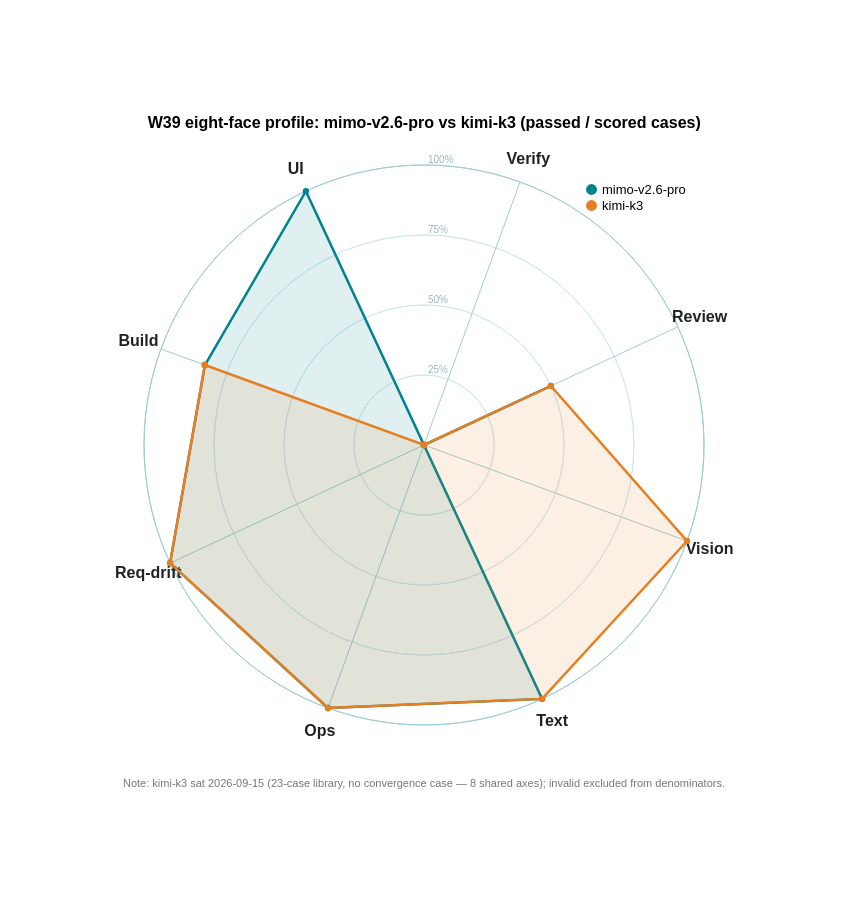

Here is the Vega-Lite specification saved for this chart:
### Vega specification from a JSON file in a GitHub repository (floating-point values rounded to 4 significant figures)
{"$schema": "https://vega.github.io/schema/vega/v5.json", "width": 560, "height": 560, "padding": 115, "title": {"text": "W39 eight-face profile: mimo-v2.6-pro vs kimi-k3 (passed / scored cases)", "fontSize": 16, "anchor": "middle", "offset": 20}, "signals": [{"name": "radius", "update": "width / 2"}], "data": [{"name": "table", "values": [{"key": "Build", "category": "mimo-v2.6-pro", "value": 0.833}, {"key": "UI", "category": "mimo-v2.6-pro", "value": 1.0}, {"key": "Verify", "category": "mimo-v2.6-pro", "value": 0.0}, {"key": "Review", "category": "mimo-v2.6-pro", "value": 0.5}, {"key": "Vision", "category": "mimo-v2.6-pro", "value": 0.0}, {"key": "Text", "category": "mimo-v2.6-pro", "value": 1.0}, {"key": "Ops", "category": "mimo-v2.6-pro", "value": 1.0}, {"key": "Req-drift", "category": "mimo-v2.6-pro", "value": 1.0}, {"key": "Build", "category": "mimo-v2.6-pro", "value": 0.833, "close": true}, {"key": "Build", "category": "kimi-k3", "value": 0.833}, {"key": "UI", "category": "kimi-k3", "value": 0.0}, {"key": "Verify", "category": "kimi-k3", "value": 0.0}, {"key": "Review", "category": "kimi-k3", "value": 0.5}, {"key": "Vision", "category": "kimi-k3", "value": 1.0}, {"key": "Text", "category": "kimi-k3", "value": 1.0}, {"key": "Ops", "category": "kimi-k3", "value": 1.0}, {"key": "Req-drift", "category": "kimi-k3", "value": 1.0}, {"key": "Build", "category": "kimi-k3", "value": 0.833, "close": true}]}, {"name": "keys", "values": ["Build", "UI", "Verify", "Review", "Vision", "Text", "Ops", "Req-drift"]}, {"name": "ticks", "values": [{"f": 0.25}, {"f": 0.5}, {"f": 0.75}, {"f": 1.0}]}], "scales": [{"name": "angular", "type": "point", "domain": {"data": "keys", "field": "data"}, "range": {"signal": "[-PI + 0.35, PI + 0.35 - 2 * PI / 8]"}}, {"name": "radial", "type": "linear", "domain": [0, 1], "range": {"signal": "[0, radius]"}, "zero": true, "nice": false}, {"name": "color", "type": "ordinal", "domain": ["mimo-v2.6-pro", "kimi-k3"], "range": ["#00838F", "#E67E22"]}], "legends": [{"fill": "color", "orient": "top-right", "title": null, "labelFontSize": 13, "symbolSize": 120, "labelLimit": 0}], "marks": [{"type": "arc", "encode": {"enter": {"x": {"signal": "0.5 * width"}, "y": {"signal": "0.5 * height"}, "startAngle": {"value": 0}, "endAngle": {"signal": "2 * PI"}, "innerRadius": {"signal": "0.25 * radius"}, "outerRadius": {"signal": "0.25 * radius"}, "stroke": {"value": "#cfe8ec"}, "strokeWidth": {"value": 1}}}}, {"type": "arc", "encode": {"enter": {"x": {"signal": "0.5 * width"}, "y": {"signal": "0.5 * height"}, "startAngle": {"value": 0}, "endAngle": {"signal": "2 * PI"}, "innerRadius": {"signal": "0.5 * radius"}, "outerRadius": {"signal": "0.5 * radius"}, "stroke": {"value": "#cfe8ec"}, "strokeWidth": {"value": 1}}}}, {"type": "arc", "encode": {"enter": {"x": {"signal": "0.5 * width"}, "y": {"signal": "0.5 * height"}, "startAngle": {"value": 0}, "endAngle": {"signal": "2 * PI"}, "innerRadius": {"signal": "0.75 * radius"}, "outerRadius": {"signal": "0.75 * radius"}, "stroke": {"value": "#cfe8ec"}, "strokeWidth": {"value": 1}}}}, {"type": "arc", "encode": {"enter": {"x": {"signal": "0.5 * width"}, "y": {"signal": "0.5 * height"}, "startAngle": {"value": 0}, "endAngle": {"signal": "2 * PI"}, "innerRadius": {"signal": "1.0 * radius"}, "outerRadius": {"signal": "1.0 * radius"}, "stroke": {"value": "#9fcdd4"}, "strokeWidth": {"value": 1}}}}, {"type": "text", "encode": {"enter": {"x": {"signal": "0.5 * width + 4"}, "y": {"signal": "0.5 * height - datum.f * radius"}, "text": {"signal": "format(datum.f, '.0%')"}, "fontSize": {"value": 10}, "fill": {"value": "#9ab8bd"}, "align": {"value": "left"}, "baseline": {"value": "bottom"}}}, "from": {"data": "ticks"}}, {"type": "rule", "from": {"data": "keys"}, "encode": {"enter": {"x": {"signal": "0.5 * width"}, "y": {"signal": "0.5 * height"}, "x2": {"signal": "0.5 * width + radius * cos(scale('angular', datum.data))"}, "y2": {"signal": "0.5 * height + radius * sin(scale('angular', datum.data))"}, "stroke": {"value": "#9fcdd4"}, "strokeWidth": {"value": 1}}}}, {"type": "text", "from": {"data": "keys"}, "encode": {"enter": {"x": {"signal": "0.5 * width + (radius + 24) * cos(scale('angular', datum.data))"}, "y": {"signal": "0.5 * height + (radius + 24) * sin(scale('angular', datum.data))"}, "text": {"field": "data"}, "fontSize": {"value": 16}, "fontWeight": {"value": "bold"}, "align": {"value": "center"}, "baseline": {"value": "middle"}, "fill": {"value": "#222"}}}}, {"type": "group", "from": {"facet": {"name": "cats", "data": "table", "groupby": "category"}}, "marks": [{"type": "line", "from": {"data": "cats"}, "encode": {"enter": {"x": {"signal": "0.5 * width + scale('radial', datum.value) * cos(scale('angular', datum.key))"}, "y": {"signal": "0.5 * height + scale('radial', datum.value) * sin(scale('angular', datum.key))"}, "stroke": {"scale": "color", "field": {"parent": "category"}}, "strokeWidth": {"value": 2.5}, "fill": {"scale": "color", "field": {"parent": "category"}}, "fillOpacity": {"value": 0.12}}}}, {"type": "symbol", "from": {"data": "cats"}, "encode": {"enter": {"x": {"signal": "0.5 * width + scale('radial', datum.value) * cos(scale('angular', datum.key))"}, "y": {"signal": "0.5 * height + scale('radial', datum.value) * sin(scale('angular', datum.key))"}, "size": {"value": 40}, "fill": {"scale": "color", "field": {"parent": "category"}}}}}]}, {"type": "text", "encode": {"enter": {"x": {"signal": "0.5 * width"}, "y": {"signal": "height + 62"}, "text": {"value": "Note: kimi-k3 sat 2026-09-15 (23-case library, no convergence case — 8 shared axes); invalid excluded from denominators."}, "fontSize": {"value": 11}, "fill": {"value": "#777"}, "align": {"value": "center"}}}}]}
